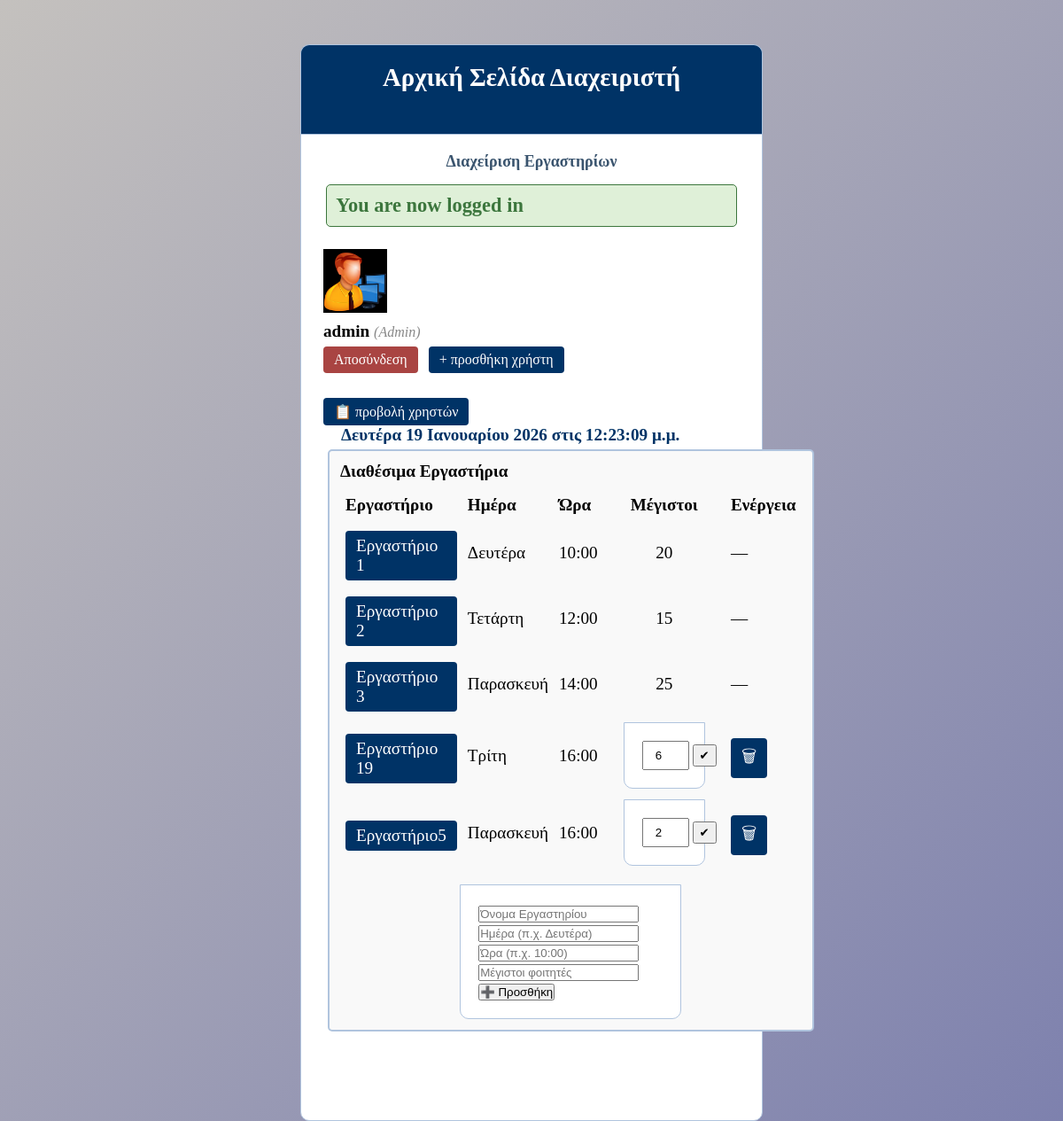
The app's page /students/admin/home.php (signed in) with its own data.
### tables this page shows
CREATE TABLE `sections` (
  `id` int(11) NOT NULL,
  `day` varchar(20) NOT NULL,
  `time` varchar(20) NOT NULL,
  `max_students` int(11) NOT NULL,
  `name` varchar(50) DEFAULT NULL
);

### students/functions.php (called while the page is built, shortened)
<?php
$db = mysqli_connect('localhost', 'root', '', 'm_users');
function getAllSections() {
    global $db;
    $query = "SELECT id, name, day, time, max_students FROM sections ORDER BY id ASC";
    return mysqli_query($db, $query);
}

### students/admin/home.php (the view, shortened to what this page needs)
<?php
include('../functions.php');
?>
<!DOCTYPE html>
<html>
<head>
	<link rel="stylesheet" type="text/css" href="../style.css">
</head>
<body>
	<div class="header">
		<h2>Αρχική Σελίδα Διαχειριστή</h2>
	</div>
	<div class="content">
		 <p class="fade-message">Διαχείριση Εργαστηρίων</p>
		<?php if (isset($_SESSION['success'])) : ?>
			<div class="error success" >
				<h3>
					<?php
						echo $_SESSION['success'];
					?>
				</h3>
			</div>
		<?php endif ?>
		<div class="profile_info">
			<img src="../admin_icon.png"  >
			<div>
				<?php if (isset($_SESSION['user'])) { ?>
					<strong><?php echo $_SESSION['user']['am']; ?></strong>
					<small>
						<i  style="color: #888;">(<?php echo ucfirst($_SESSION['user']['user_type']); ?>)</i>
						<br>
						<a href="home.php?logout='1'" style="color: red;">Αποσύνδεση</a>
                       &nbsp; <a href="create_user.php"> + προσθήκη χρήστη</a>
                       <br>
                       <br>
                       <a href="view_users.php">📋 προβολή χρηστών</a>
					</small>
<div id="admin-timestamp" style="text-align:center; margin:0 20px 0; color:#003366; font-weight:bold;"></div>
	       <div class="labs-box" style="border: 2px solid #B0C4DE; border-radius:5px; padding:12px; background:#f9f9f9;">
             <p style="font-weight: bold; margin-bottom: 10px;">Διαθέσιμα Εργαστήρια</p>
               <table style="width:100%; border-collapse: collapse; margin:0; padding:0;">
                 <thead>
                   <tr>
                     <th style="width:120px; text-align:left; padding:6px;">Εργαστήριο</th>
                     <th style="width:150px; text-align:left; padding:6px;">Ημέρα</th>
                     <th style="width:80px; text-align:left; padding:6px;">Ώρα</th>
                     <th style="width:140px;">Μέγιστοι</th>
                     <th style="width:80px; text-align:left; padding:6px;">Ενέργεια</th>
                    </tr>
                 </thead>
           <tbody>
            <?php
              $result = getAllSections();
            ?>
            <?php while ($row = mysqli_fetch_assoc($result)) : ?>
                <tr>
                  <td style="padding:6px;">
    <a href="../lab.php?id=<?= $row['id'] ?>">
        <?= isset($row['name']) ? htmlspecialchars($row['name']) : '—' ?>
    </a>
           </td>
                          <td style="padding:6px;"><?php echo $row['day']; ?></td>
                          <td style="padding:6px;"><?php echo $row['time']; ?></td>
                          <td style="padding:6px; vertical-align: middle; text-align:center;">
                          <?php if ($row['id'] > 3): ?>
                           <form method="post" style="display:inline-flex; gap:4px; align-items:center; margin:0;">
                                <input type="number"
                                 name="max_students"
                                 value="<?= $row['max_students'] ?>"
                                 min="1"
                                style="width:45px; height:25px; text-align:center; padding:2px;">
                                <button type="submit"
                                  name="update_max"
                                style="padding:2px 6px; height:25px; line-height:1;">✔</button>
                            </form>
                           <?php else: ?>
                     <span style="display:inline-block; width:75px; text-align:center;"><?= $row['max_students'] ?></span>
                 <?php endif; ?>
        </td>
                          <td style="padding:6px;">
                              <?php if ($row['id'] > 3) : ?>
                                  <a href="home.php?delete_lab=<?php echo $row['id']; ?>"
                                  onclick="return confirm('Διαγραφή εργαστηρίου;')"
                                  style="color:red;">🗑</a>
                                  <?php else: ?>
                                            —
                                <?php endif; ?>
                          </td>
                </tr>
            <?php endwhile; ?>
                </tbody>
            </table>
             <form method="POST" style="margin-top:15px;">
                 <input type="text" name="name" placeholder="Όνομα Εργαστηρίου">
                 <input type="text" name="day" placeholder="Ημέρα (π.χ. Δευτέρα)">
                 <input type="text" name="time" placeholder="Ώρα (π.χ. 10:00)">
                 <input type="number" name="max_students" placeholder="Μέγιστοι φοιτητές">
                 <button type="submit" name="add_lab">➕ Προσθήκη</button>
             </form>
				<?php } ?>
			</div>
		</div>
	</div>
</body>
</html>

### students/style.css (style rules this page uses)
* { margin: 0px; padding: 0px; }
body { font-size: 120%; background: #F8F8FF; }
.header { width: 40%; margin: 50px auto 0px; color: white; background: #5F9EA0; text-align: center; border: 1px solid #B0C4DE; border-bottom: none; border-radius: 10px 10px 0px 0px; padding: 20px; }
form, .content { width: 40%; margin: 0px auto; padding: 20px; border: 1px solid #B0C4DE; background: white; border-radius: 0px 0px 10px 10px; }
.error { width: 92%; margin: 0px auto; padding: 10px; border: 1px solid #a94442; color: #a94442; background: #f2dede; border-radius: 5px; text-align: left; }
.success { color: #3c763d; background: #dff0d8; border: 1px solid #3c763d; margin-bottom: 20px; }
.profile_info img { display: inline-block; width: 50px; height: 50px; margin: 5px; float: left; }
.profile_info div { display: inline-block; margin: 5px; }
.profile_info:after { content: ""; display: block; clear: both; }

### students/admin/home.php (style rules this page uses)
.header { background: #003366; min-height: 60px; }
.content { padding-bottom: 90px; }
.profile_info a { display: inline-block; padding: 6px 12px; margin-top: 6px; background: #003366; color: white !important; text-decoration: none; border-radius: 4px; transition: all 0.25s ease; }
.profile_info a[href*="logout"] { background: #a94442; }
.profile_info a[href*="create_user.php"] { background: #003366; }
.profile_info img { width: 72px; height: 72px; }
body { background: linear-gradient(-45deg, #9a9ee2ff, #9f98beff, #767aacff, #c4c1beff); background-size: 400% 400%; animation: flame 8.5s ease infinite; height: 100vh; margin: 0; }
.fade-message { color: #3a546eff; font-weight: bold; font-size: 18px; text-align: center; margin-bottom: 15px; animation: subtleFade 6s infinite; }

### records on screen
sections: name "Εργαστήριο 1", day "Δευτέρα", time "10:00", max_students "20"
sections: name "Εργαστήριο 2", day "Τετάρτη", time "12:00", max_students "15"
sections: name "Εργαστήριο 3", day "Παρασκευή", time "14:00", max_students "25"
sections: name "Εργαστήριο 19", day "Τρίτη", time "16:00", max_students "6"
sections: name "Εργαστήριο5", day "Παρασκευή", time "16:00", max_students "2"

### other values on screen
$_SESSION['success'] "You are now logged in"
$_SESSION['user']['am'] "admin"
$_SESSION['user']['user_type'] "Admin"
